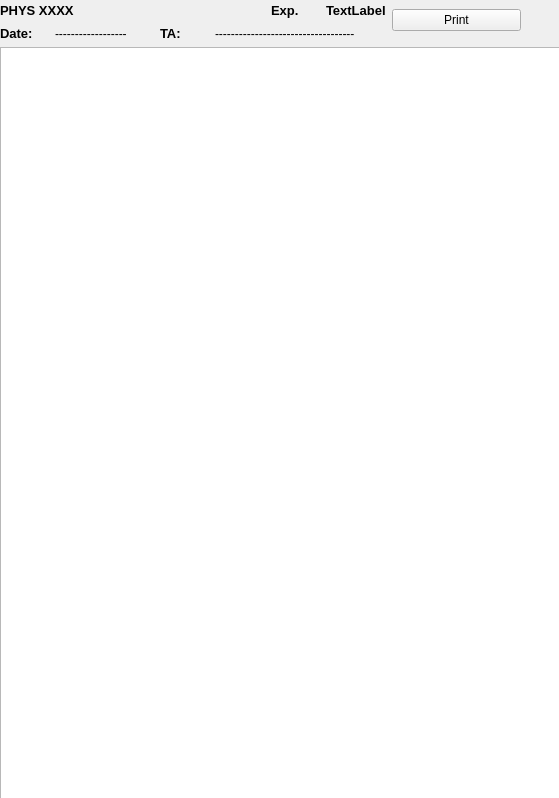
<?xml version="1.0" encoding="UTF-8"?>
<ui version="4.0">
 <class>Form</class>
 <widget class="QWidget" name="Form">
  <property name="geometry">
   <rect>
    <x>0</x>
    <y>0</y>
    <width>559</width>
    <height>798</height>
   </rect>
  </property>
  <property name="windowTitle">
   <string>Form</string>
  </property>
  <widget class="QWidget" name="layoutWidget">
   <property name="geometry">
    <rect>
     <x>0</x>
     <y>0</y>
     <width>561</width>
     <height>801</height>
    </rect>
   </property>
   <layout class="QVBoxLayout" name="verticalLayout_2" stretch="1,8">
    <item>
     <layout class="QHBoxLayout" name="horizontalLayout" stretch="3,1,0">
      <item>
       <layout class="QGridLayout" name="gridLayout">
        <item row="0" column="3" colspan="2">
         <spacer name="horizontalSpacer">
          <property name="orientation">
           <enum>Qt::Horizontal</enum>
          </property>
          <property name="sizeHint" stdset="0">
           <size>
            <width>30</width>
            <height>20</height>
           </size>
          </property>
         </spacer>
        </item>
        <item row="0" column="5">
         <widget class="QLabel" name="label_4">
          <property name="font">
           <font>
            <pointsize>10</pointsize>
            <weight>75</weight>
            <bold>true</bold>
           </font>
          </property>
          <property name="text">
           <string>Exp.</string>
          </property>
         </widget>
        </item>
        <item row="0" column="6">
         <widget class="QLabel" name="label_exp_id">
          <property name="font">
           <font>
            <pointsize>10</pointsize>
            <weight>75</weight>
            <bold>true</bold>
           </font>
          </property>
          <property name="text">
           <string>TextLabel</string>
          </property>
         </widget>
        </item>
        <item row="1" column="0">
         <widget class="QLabel" name="label_6">
          <property name="font">
           <font>
            <pointsize>10</pointsize>
            <weight>75</weight>
            <bold>true</bold>
           </font>
          </property>
          <property name="text">
           <string>Date:</string>
          </property>
         </widget>
        </item>
        <item row="1" column="3">
         <widget class="QLabel" name="label_5">
          <property name="font">
           <font>
            <pointsize>10</pointsize>
            <weight>75</weight>
            <bold>true</bold>
           </font>
          </property>
          <property name="text">
           <string>TA:</string>
          </property>
         </widget>
        </item>
        <item row="1" column="1" colspan="2">
         <widget class="QLabel" name="label_2">
          <property name="text">
           <string>------------------</string>
          </property>
         </widget>
        </item>
        <item row="1" column="4" colspan="3">
         <widget class="QLabel" name="label_TA_name">
          <property name="text">
           <string>-----------------------------------</string>
          </property>
         </widget>
        </item>
        <item row="0" column="0" colspan="3">
         <widget class="QLabel" name="label_code">
          <property name="font">
           <font>
            <pointsize>10</pointsize>
            <weight>75</weight>
            <bold>true</bold>
           </font>
          </property>
          <property name="text">
           <string>PHYS XXXX</string>
          </property>
         </widget>
        </item>
       </layout>
      </item>
      <item>
       <layout class="QVBoxLayout" name="verticalLayout">
        <item>
         <widget class="QPushButton" name="pushButton_print_att">
          <property name="text">
           <string>Print</string>
          </property>
         </widget>
        </item>
       </layout>
      </item>
      <item>
       <spacer name="horizontalSpacer_2">
        <property name="orientation">
         <enum>Qt::Horizontal</enum>
        </property>
        <property name="sizeHint" stdset="0">
         <size>
          <width>40</width>
          <height>20</height>
         </size>
        </property>
       </spacer>
      </item>
     </layout>
    </item>
    <item>
     <widget class="QTableView" name="tableView_att">
      <property name="font">
       <font>
        <pointsize>7</pointsize>
       </font>
      </property>
      <property name="lineWidth">
       <number>2</number>
      </property>
     </widget>
    </item>
   </layout>
  </widget>
 </widget>
 <resources/>
 <connections/>
</ui>
